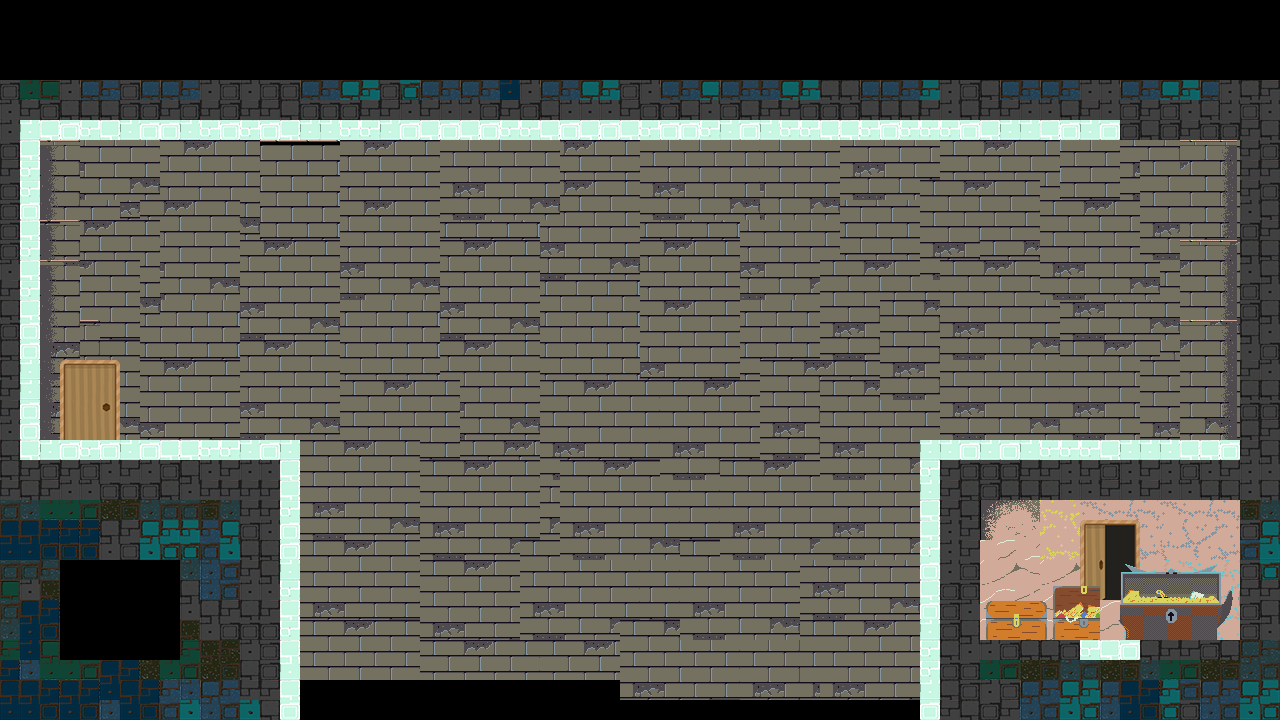

Tiled map render using the project's own tile images. Description and the map definition, with tile-layer contents summarised, below:
An orthogonal 64x36 tile map with 20x20 px tiles, 5 tile layers (wall, doorOut, pillar, blocks, ...), 4 tilesets and 13 objects (6x barrier, 2x wall, npcPos, InitialPos, exitPos, ...).

<map version="1.0" tiledversion="1.1.6" orientation="orthogonal" renderorder="right-down" width="64" height="36" tilewidth="20" tileheight="20" infinite="0" nextobjectid="21">
 <tileset firstgid="1" source="block.tsx" />
 <tileset firstgid="65" source="wall.tsx" />
 <tileset firstgid="4115" source="doorIn.tsx" />
 <tileset firstgid="4127" source="doorOut.tsx" />
 <layer name="wall" width="64" height="36">
  <data>[2304 cells, 1378 non-empty, 117 distinct tile ids]</data>
 </layer>
 <layer name="doorOut" width="64" height="36">
  <data>[2304 cells, 12 non-empty, 12 distinct tile ids]</data>
 </layer>
 <layer name="pillar" width="64" height="36">
  <data>[2304 cells, 138 non-empty, 87 distinct tile ids]</data>
 </layer>
 <layer name="blocks" width="64" height="36">
  <data>[2304 cells, 593 non-empty, 32 distinct tile ids]</data>
 </layer>
 <layer name="doorIn" width="64" height="36">
  <data>[2304 cells, 12 non-empty, 12 distinct tile ids]</data>
 </layer>
 <objectgroup name="Objects">
  <object id="1" name="npcPos" x="1004.23" y="608.318" width="1" height="1" />
  <object id="3" name="InitialPos" x="99.75" y="372.5" width="1" height="1" />
  <object id="5" name="barrier" x="1.33333" y="80" width="1119" height="60">
   <properties>
    <property name="barrier" value="" />
   </properties>
  </object>
  <object id="6" name="barrier" x="0" y="137.333" width="38.6667" height="581.333">
   <properties>
    <property name="barrier" value="" />
   </properties>
  </object>
  <object id="7" name="wall" x="1240" y="140.667" width="40" height="579.333">
   <properties>
    <property name="wall" value="" />
   </properties>
  </object>
  <object id="9" name="barrier" x="40" y="441.333" width="260" height="278.667">
   <properties>
    <property name="barrier" value="" />
   </properties>
  </object>
  <object id="10" name="barrier" x="919.334" y="440" width="320" height="60">
   <properties>
    <property name="barrier" value="" />
   </properties>
  </object>
  <object id="11" name="barrier" x="920" y="499" width="60.3334" height="220.666">
   <properties>
    <property name="barrier" value="" />
   </properties>
  </object>
  <object id="12" name="barrier" x="980.667" y="640" width="258.667" height="79.6667">
   <properties>
    <property name="barrier" value="" />
   </properties>
  </object>
  <object id="13" name="exitPos" x="1110.5" y="597" width="1" height="1" />
  <object id="15" name="monsterPos" x="1164" y="404.833" width="1" height="1" />
  <object id="18" name="wall" x="1120.67" y="80.3333" width="159.333" height="60">
   <properties>
    <property name="wall" value="" />
   </properties>
  </object>
  <object id="19" x="1350" y="137" />
 </objectgroup>
</map>
